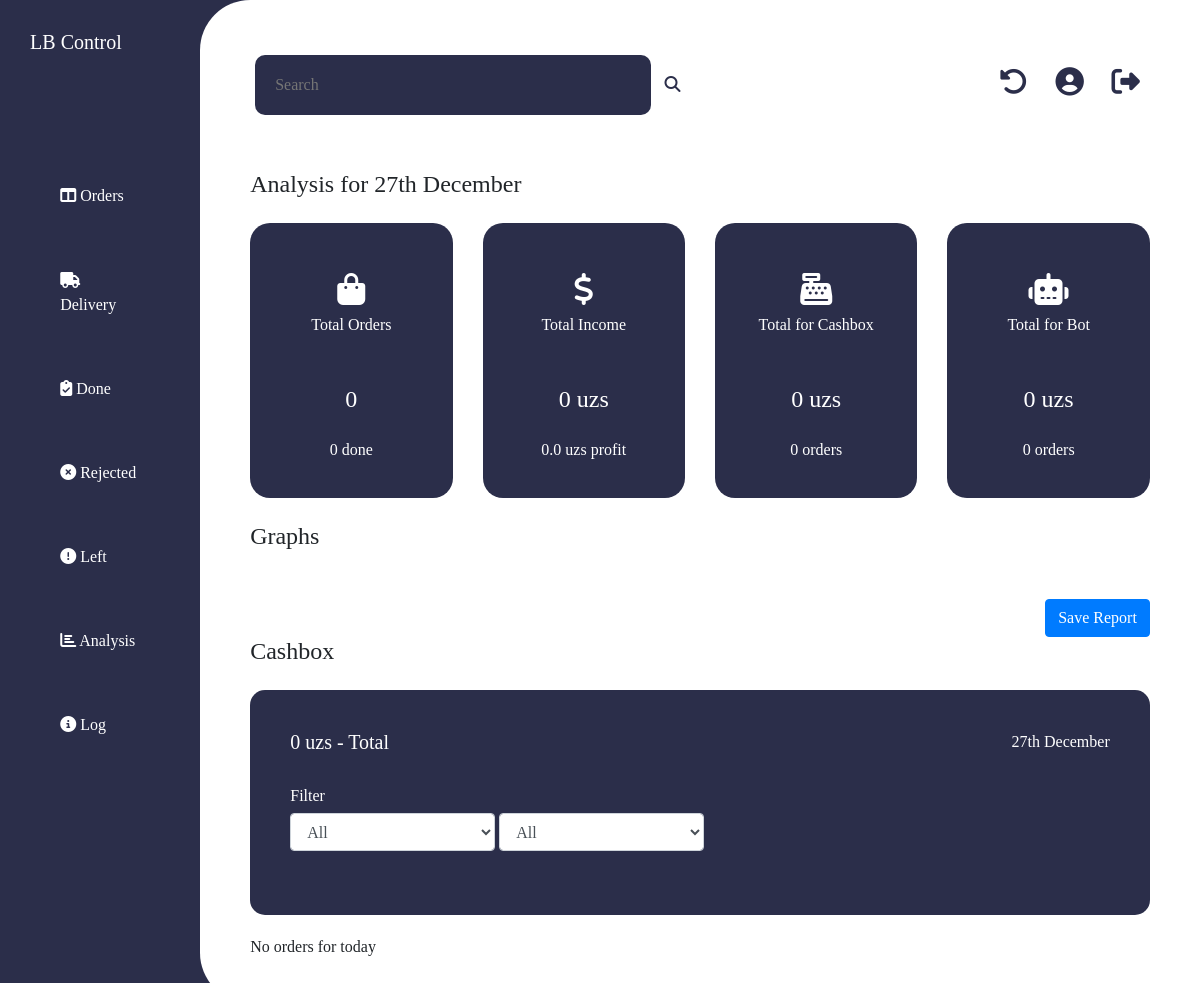
Page /analysis (signed in) on the earlier database version.
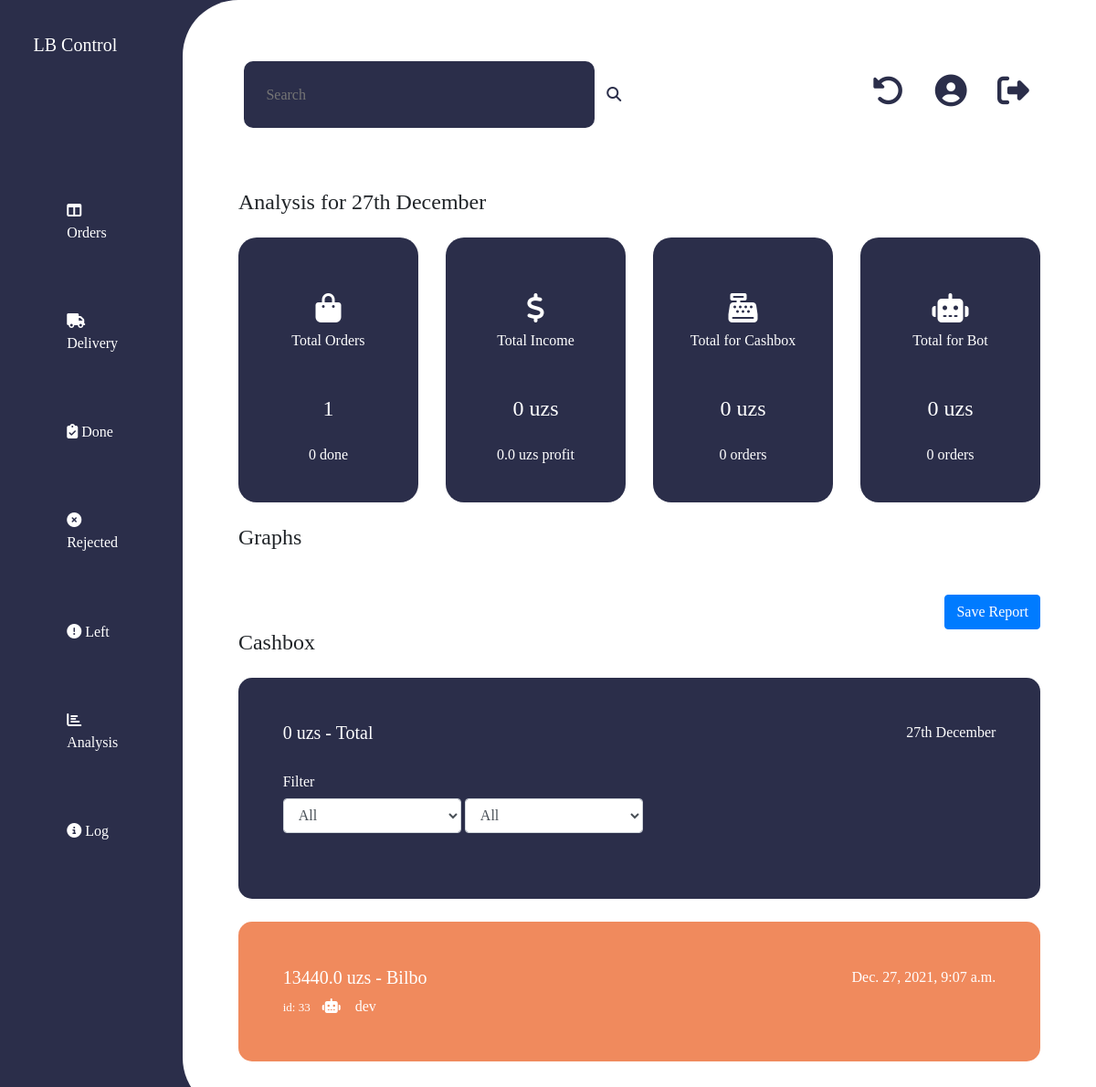
Same page on the later database version.
### bot/models.py (models this page shows, shortened)
class Order(models.Model):
	customer_id = models.IntegerField(default = 0)
	customer_username = models.CharField(max_length = 100)
	customer_phone = models.CharField(max_length = 30)
	customer_location = models.JSONField(default = dict)
	customer_name = models.CharField(max_length = 100)
	order = models.JSONField(default = list)
	source = models.CharField(max_length = 10, default = 'cash-register')
	price = models.FloatField(max_length = 30)
	status = models.CharField(max_length = 10, default = 'pending')
	date = models.DateTimeField()
	executor = models.ForeignKey(User, on_delete = models.PROTECT)

### interface/views.py (the view)
# urls.py: path('analysis', views.analysis, name = 'analysis'),
@login_required
def analysis(request):
	if request.user.is_superuser == False:
		return HttpResponseRedirect(reverse('dashboard', args = ('pending',)))
	date = timezone.now().date()
	orders = Order.objects.filter(date__year = date.year, date__month = date.month, date__day = date.day).order_by('-date')
	orderSet = Order.objects.filter(date__year = date.year,
		date__month = date.month,
		date__day__in = [date.day - v for v in range(6)]
	).order_by('-date')
	return render(request, 'analysis.html', {'orders': orders, 'orderAnalysis': makeDailyData(orders), 'graphData': makeGraphData(orderSet)})

### interface/templatetags/order-filters.py (called while the page is built)
@register.filter
def summ(orders):
	total = 0
	for order in orders:
		if order.status == 'done':
			total+=order.price
	return total

### interface/views.py (called while the page is built, shortened)
def makeDailyData(orderSet):
	orderAnalysis = dict()
	orderAnalysis['orderAmount'] = orderSet.count()
	orderAnalysis['orderRejectedAmount'] = int()
	orderAnalysis['orderRejectedSum'] = int()
	orderAnalysis['orderTotalSum'] = int()
	orderAnalysis['orderSum'] = int()
	orderAnalysis['orderBotAmount'] = int()
	orderAnalysis['orderBotSum'] = int()
	orderAnalysis['orderCashboxAmount'] = int()
	orderAnalysis['orderCashboxSum'] = int()
	orderAnalysis['orderDone'] = int()
	for order in orderSet:
		orderAnalysis['orderTotalSum'] += order.price
	orderAnalysis['orderProfit'] = orderAnalysis['orderSum'] / 2
	return orderAnalysis

### interface/templates/analysis.html (shortened to what this page needs)
{% extends 'dashboard.html' %}
{% load order-filters %}
{% block main %}
	<h4>Analysis for {% now "jS F" %}</h4>
	<div class="row mt-4 mb-4">
		<div class="col-md-3">
			<div class="analysis_card">
				<div class="analysis_card_head text-center">
					<h2 class="fas fa-shopping-bag"></h2>
					<p>Total Orders</p>
				</div>
				<div class="analysis_card_body text-center mt-5">
					<h4>{{orderAnalysis.orderAmount}}</h4>
				</div>
				<div class="analysis_card_foot text-center mt-4">
					<p>{{orderAnalysis.orderDone}} done</p>
				</div>
			</div>
		</div>
		<div class="col-md-3">
			<div class="analysis_card">
				<div class="analysis_card_head text-center">
					<h2 class="fas fa-dollar-sign"></h2>
					<p>Total Income</p>
				</div>
				<div class="analysis_card_body text-center mt-5">
					<h4>{{orderAnalysis.orderSum}} uzs</h4>
				</div>
				<div class="analysis_card_foot text-center mt-4">
					<p>{{orderAnalysis.orderProfit}} uzs profit</p>
				</div>
			</div>
		</div>
		<div class="col-md-3">
			<div class="analysis_card">
				<div class="analysis_card_head text-center">
					<h2 class="fas fa-cash-register"></h2>
					<p>Total for Cashbox</p>
				</div>
				<div class="analysis_card_body text-center mt-5">
					<h4>{{orderAnalysis.orderCashboxSum}} uzs</h4>
				</div>
				<div class="analysis_card_foot text-center mt-4">
					<p>{{orderAnalysis.orderCashboxAmount}} orders</p>
				</div>
			</div>
		</div>
		<div class="col-md-3">
			<div class="analysis_card">
				<div class="analysis_card_head text-center">
					<h2 class="fas fa-robot"></h2>
					<p>Total for Bot</p>
				</div>
				<div class="analysis_card_body text-center mt-5">
					<h4>{{orderAnalysis.orderBotSum}} uzs</h4>
				</div>
				<div class="analysis_card_foot text-center mt-4">
					<p>{{orderAnalysis.orderBotAmount}} orders</p>
				</div>
			</div>
		</div>
	</div>
	<h4>Graphs</h4>
	<div class="row mt-3">
		<div class="col-md-12 text-right">
			<a href="{% url 'analysisReport' %}" class="btn btn-primary">Save Report</a>
		</div>
	</div>
	<h4>Cashbox</h4>
	<div class="row mt-4">
		<div class="col-md-12">
			<div class="cashbox-card cashbox-card-total">
				<p style="float: right;">{% now "jS F" %}</p>
				<h5>{{ orders|summ }} uzs - Total</h5><br>
				<h6>Filter</h6>
				<select name="analysisfilter" id="analysisfilter" class="form-control w-25" onchange="filter_analyse()">
					<option value="All">All</option>
				</select>
				<select class="form-control w-25" id="analysisfiltersource" onchange="filter_source()">
					<option value="All">All</option>
				</select><br><br>
			</div>
			{% if orders %}
			{% for order in orders %}
				<div class="cashbox-card cashbox-card-{{order.status}} cashbox-card-{{order.source}}">
					<p style="float: right;">{{order.date}}</p>
					<h5>{{order.price}} uzs - {{order.customer_name}}</h5>
					<font size="2">id: {{order.id}}&emsp;</font><span class="fas fa-{{order.source}}"></span>&emsp;<span>{{order.executor}}</span>
				</div>
			{% endfor %}
			{% else %}
				<p>No orders for today</p>
			{% endif %}
		</div>
	</div>
	{% load static %}
{% endblock %}

Differences in the rows shown:
added Order: status "0", date "Dec. 27, 2021, 9:07 a.m.", price "13440.0", customer_name "Bilbo", id "33", executor "dev"
Other differences:
{{ orderAnalysis.orderAmount }}: "0" → "1"
{{ orders|summ }}: "0" → (not shown)
text no longer shown: "No orders for today"
